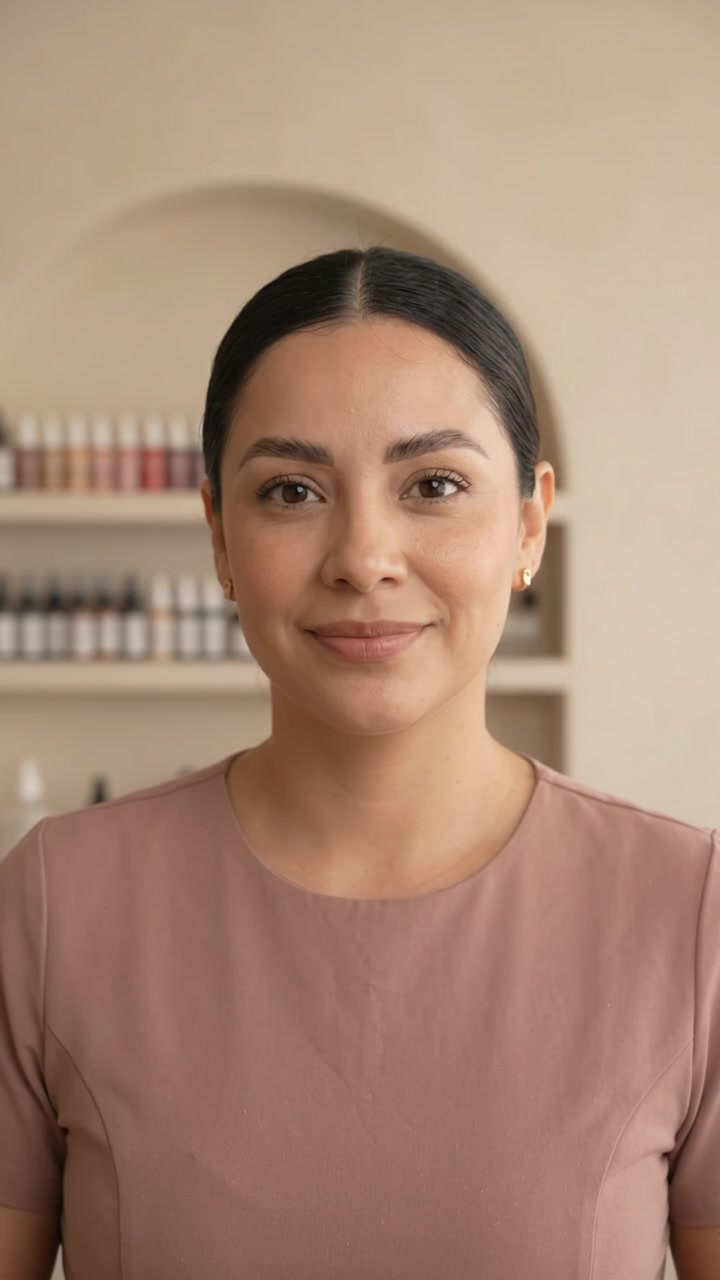
#> input picture marketing/vsl/vsl-4-production/ref-start.jpg, 720 x 1280 px
$ python -i make_bg.py   (imports and definitions only)
#> lines starting #> are read from the running program, lines starting #| are printed output that depends on the picture
#> further down, picture is the input picture: PIL image 720x1280 RGB; mean R, G, B 168.4, 136.5, 116.8
"""Background reel + headline pills for a green-screen voucher ad (same look as Aglahel's and Lexxi's).

  python3 -I make_bg.py OUT_DIR photo1.jpg[:x0,y0,x1,y1] photo2.jpg ...

bg_loop.mp4  1080x1920, 30 fps: each result full width in the upper band on a soft blurred copy,
             slow push-in, quick crossfade every 3.2 s. The presenter sits bottom-right on top later.
cap_en.png / cap_es.png  white headline pills (RGBA, full frame).
"""
import subprocess, sys
from pathlib import Path
import numpy as np
from PIL import Image, ImageDraw, ImageFilter, ImageEnhance, ImageFont

# [1 line not run here, left out]
W, H, FPS = 1080, 1920, 30
SLIDE, FADE = 3.2, 0.35
BOX = (0, 330, W, 1360)

def load(arg):
    path, _, box = arg.partition(':')
    im = Image.open(path).convert('RGB')
    return im.crop(tuple(int(v) for v in box.split(','))) if box else im

def cover(im, w, h, top=0.5):
#> called with w = 1080, h = 1920, top = 0.5
    s = max(w / im.width, h / im.height)
#> s = 1.5
    r = im.resize((round(im.width * s), round(im.height * s)), Image.LANCZOS)
    x = (r.width - w) // 2; y = round((r.height - h) * top)
#> after `x = (r.width - w) // 2`: x = 0
#> after `y = round((r.height - h) * top)`: y = 0
    return r.crop((x, y, x + w, y + h))

def slide(im):
    bg = cover(im, W, H).filter(ImageFilter.GaussianBlur(40))
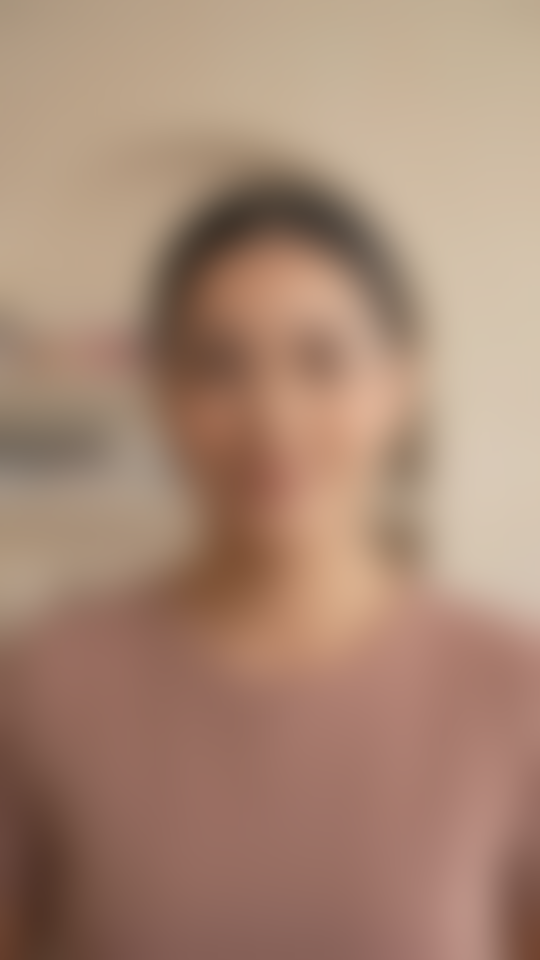
#> bg: PIL image 1080x1920 RGB (shown at 1/2 size); mean R, G, B 168.4, 136.5, 116.8
    bg = ImageEnhance.Brightness(bg).enhance(0.72)
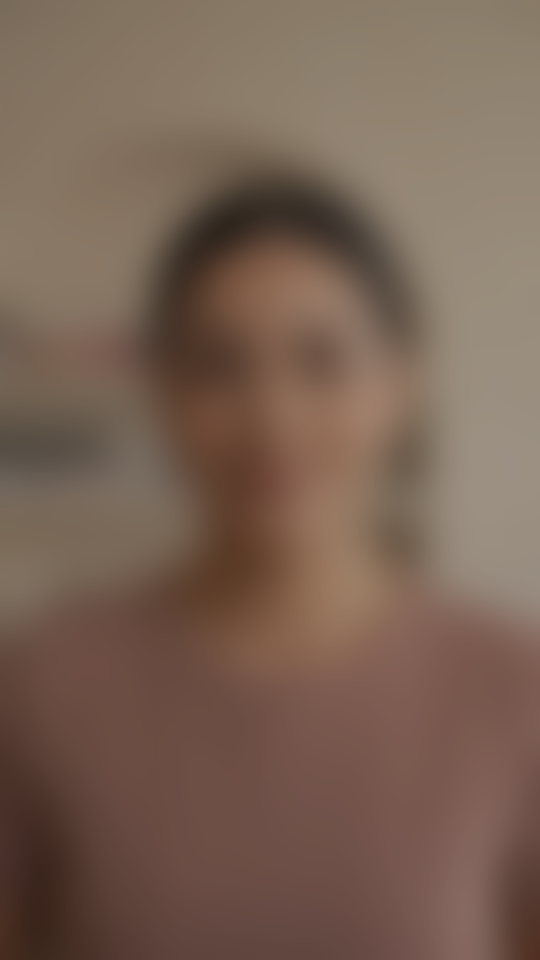
#> bg: PIL image 1080x1920 RGB (shown at 1/2 size); mean R, G, B 120.8, 97.8, 83.6
    bw, bh = BOX[2] - BOX[0], BOX[3] - BOX[1]
    if im.height / im.width >= 1.15:
        fg = cover(im, bw, bh, top=0.3)
#> call 2 of cover, with w = 1080, h = 1030, top = 0.3
#> in cover (call 2), `return r.crop((x, y, x + w, y + h))`:
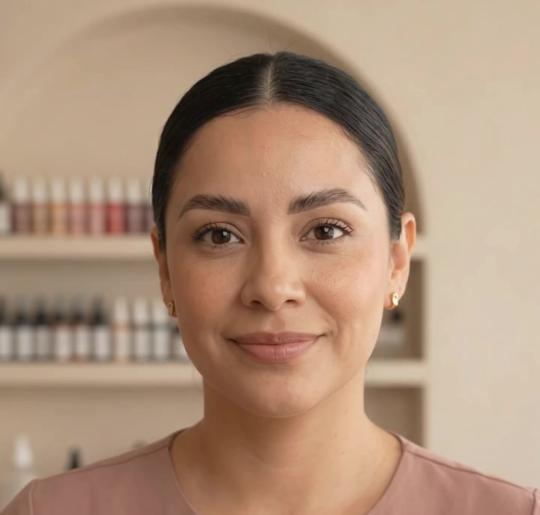
#> returned value: PIL image 1080x1030 RGB (shown at 1/2 size); mean R, G, B 173.6, 144.7, 122.4
    else:
        s = min(bw / im.width, bh / im.height)
        fg = im.resize((round(im.width * s), round(im.height * s)), Image.LANCZOS)
    bg.paste(fg, (BOX[0] + (bw - fg.width) // 2, BOX[1] + (bh - fg.height) // 2))
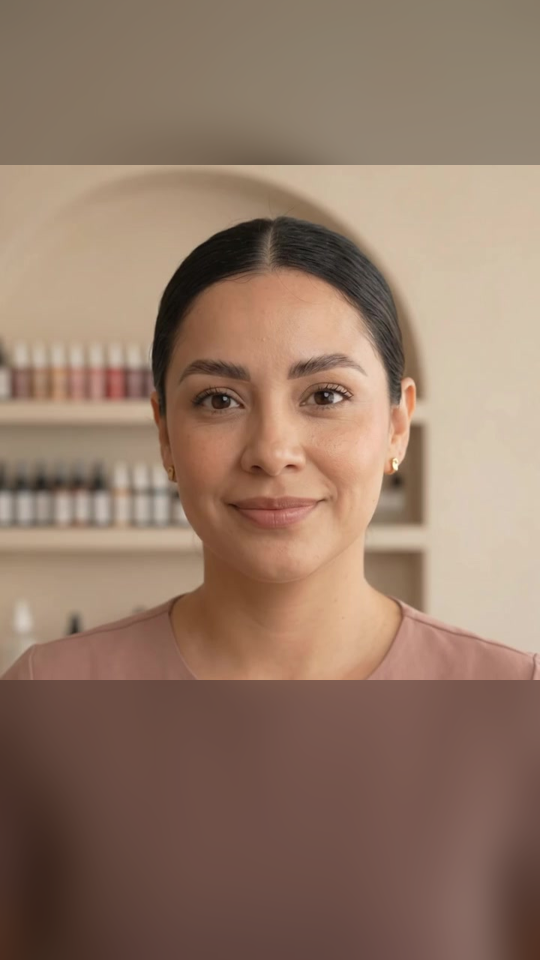
#> bg: PIL image 1080x1920 RGB (shown at 1/2 size); mean R, G, B 147.7, 120.9, 103.2
    return np.asarray(bg.convert('RGB'))

# [1 line not run here, left out]
# [1 line that did not run here, left out]

def zoomed(arr, t):
    z = 1 + 0.06 * t
    im = Image.fromarray(arr)
    cw, ch = round(W / z), round(H / z)
    x, y = (W - cw) // 2, round((H - ch) * 0.4)
    return np.asarray(im.crop((x, y, x + cw, y + ch)).resize((W, H), Image.BILINEAR))

# [3 lines that did not run here, left out]
# [9 lines not run here, left out]

BOLD = '/usr/share/fonts/opentype/inter/Inter-ExtraBold.otf'
EMOJI = '/usr/share/fonts/truetype/noto/NotoColorEmoji.ttf'
F = ImageFont.truetype(BOLD, 56)
EF = ImageFont.truetype(EMOJI, 109)

def run_width(parts):
    return sum(F.getlength(t) if k == 't' else 64 for k, t in parts)

def draw_parts(img, d, x, y, parts):
    for kind, txt in parts:
        if kind == 't':
            d.text((x, y), txt, font=F, fill=(20, 20, 20)); x += F.getlength(txt)
        else:
            e = Image.new('RGBA', (140, 140), (0, 0, 0, 0))
            ImageDraw.Draw(e).text((0, 0), txt, font=EF, embedded_color=True)
            e = e.crop(e.getbbox()).resize((60, 60), Image.LANCZOS)
            img.alpha_composite(e, (int(x + 2), int(y + 6))); x += 64

def caption(lines, path):
    img = Image.new('RGBA', (W, H), (0, 0, 0, 0)); d = ImageDraw.Draw(img)
    y = 120; padx, pady, lh = 30, 16, 72
    for parts in lines:
        tw = run_width(parts); x0 = (W - tw) / 2
        d.rounded_rectangle((x0 - padx, y - pady + 2, x0 + tw + padx, y + lh + pady - 8), radius=22, fill=(255, 255, 255, 250))
        draw_parts(img, d, x0, y, parts)
        y += lh + pady * 2 - 12
    img.save(path)

# [3 lines not run here, left out]

>>> from PIL import Image
>>> picture = Image.open('../../marketing/vsl/vsl-4-production/ref-start.jpg')
>>> result = slide(picture)
